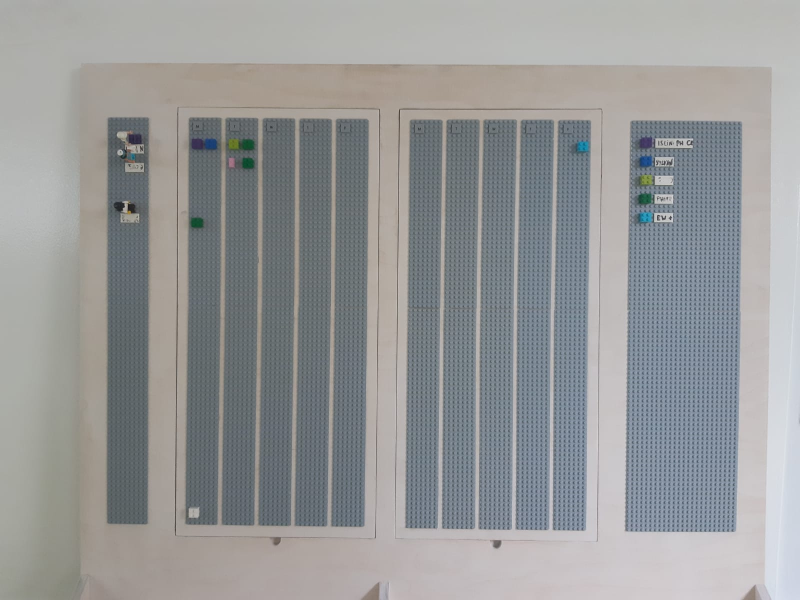
#> input picture testcal.jpeg, 1599 x 1200 px (shown at 1/2 size)
$ python -i gridsplitanddetect.py   (imports and definitions only)
#> lines starting #> are read from the running program, lines starting #| are printed output that depends on the picture; after the words box and inside, x2 and y2 are one past the last pixel; in counts of white or black regions, pixels touching at a corner belong together
### utlis.py
##### Utlis ######
### from computer vision zone ####

import cv2
import numpy as np

#from colormath.color_objects import sRGBColor, LabColor
#from colormath.color_conversions import convert_color
#from colormath.color_diff import delta_e_cie2000

## TO STACK ALL THE IMAGES IN ONE WINDOW
def stackImages(imgArray,scale,lables=[]):
    rows = len(imgArray)
    cols = len(imgArray[0])
    rowsAvailable = isinstance(imgArray[0], list)
    width = imgArray[0][0].shape[1]
    height = imgArray[0][0].shape[0]
    if rowsAvailable:
        for x in range ( 0, rows):
            for y in range(0, cols):
                imgArray[x][y] = cv2.resize(imgArray[x][y], (0, 0), None, scale, scale)
                if len(imgArray[x][y].shape) == 2: imgArray[x][y]= cv2.cvtColor( imgArray[x][y], cv2.COLOR_GRAY2BGR)
        imageBlank = np.zeros((height, width, 3), np.uint8)
        hor = [imageBlank]*rows
        hor_con = [imageBlank]*rows
        for x in range(0, rows):
            hor[x] = np.hstack(imgArray[x])
            hor_con[x] = np.concatenate(imgArray[x])
        ver = np.vstack(hor)
        ver_con = np.concatenate(hor)
    else:
        for x in range(0, rows):
            imgArray[x] = cv2.resize(imgArray[x], (0, 0), None, scale, scale)
            if len(imgArray[x].shape) == 2: imgArray[x] = cv2.cvtColor(imgArray[x], cv2.COLOR_GRAY2BGR)
        hor= np.hstack(imgArray)
        hor_con= np.concatenate(imgArray)
        ver = hor
    if len(lables) != 0:
        eachImgWidth= int(ver.shape[1] / cols)
        eachImgHeight = int(ver.shape[0] / rows)
        print(eachImgHeight)
        for d in range(0, rows):
            for c in range (0,cols):
                cv2.rectangle(ver,(c*eachImgWidth,eachImgHeight*d),(c*eachImgWidth+len(lables[d])*13+27,30+eachImgHeight*d),(255,255,255),cv2.FILLED)
                cv2.putText(ver,lables[d][c],(eachImgWidth*c+10,eachImgHeight*d+20),cv2.FONT_HERSHEY_COMPLEX,0.7,(255,0,255),2)
    return ver

# Reorder points for rectangles
def reorder(myPoints):

    myPoints = myPoints.reshape((4, 2))
    myPointsNew = np.zeros((4, 1, 2), dtype=np.int32)
    add = myPoints.sum(1)

    myPointsNew[0] = myPoints[np.argmin(add)]
    myPointsNew[3] = myPoints[np.argmax(add)]
    diff = np.diff(myPoints, axis=1)
    myPointsNew[1] = myPoints[np.argmin(diff)]
    myPointsNew[2] = myPoints[np.argmax(diff)]

    return myPointsNew

# Find largest contour
def biggestContour(contours):
    biggest = np.array([])
    max_area = 0
    for i in contours:
        area = cv2.contourArea(i)
        if area > 5000:
            peri = cv2.arcLength(i, True)
            approx = cv2.approxPolyDP(i, 0.02 * peri, True)
            if area > max_area and len(approx) == 4:
                biggest = approx
                max_area = area
    return biggest,max_area

def drawRectangle(img,biggest,thickness):
    cv2.line(img, (biggest[0][0][0], biggest[0][0][1]), (biggest[1][0][0], biggest[1][0][1]), (0, 255, 0), thickness)
    cv2.line(img, (biggest[0][0][0], biggest[0][0][1]), (biggest[2][0][0], biggest[2][0][1]), (0, 255, 0), thickness)
    cv2.line(img, (biggest[3][0][0], biggest[3][0][1]), (biggest[2][0][0], biggest[2][0][1]), (0, 255, 0), thickness)
    cv2.line(img, (biggest[3][0][0], biggest[3][0][1]), (biggest[1][0][0], biggest[1][0][1]), (0, 255, 0), thickness)

    return img

def nothing(x):
    pass

def initializeTrackbars(intialTrackbarVals=0):
    cv2.namedWindow("Trackbars")
    cv2.resizeWindow("Trackbars", 360, 240)
    cv2.createTrackbar("Threshold1", "Trackbars", 200, 255, nothing)
    cv2.createTrackbar("Threshold2", "Trackbars", 200, 255, nothing)

# [16 lines left out: functions valTrackbars, colordifference, not called in this run]


### gridsplitanddetect.py
#### Code to warp an image
### from computervisionzone

def gridsplitanddetect(pathImage):

#> called with pathImage = 'testcal.jpeg'
    import cv2
    import numpy as np

    import utlis as utlis


    ###############################################################

    heightImg = 1000
    widthImg  = 1000
    thres = 40,100
    ########################################################################

    utlis.initializeTrackbars()
    count=0

    if 0 ==0:


        img = cv2.imread(pathImage)
#> img is the input picture: shape (1200, 1599, 3); mean B, G, R 152.5, 151.8, 150.3
        img = cv2.resize(img, (widthImg, heightImg)) # RESIZE IMAGE
#> img: shape (1000, 1000, 3)
        imgBlank = np.zeros((heightImg,widthImg, 3), np.uint8) # CREATE A BLANK IMAGE FOR TESTING DEBUGING IF REQUIRED
        imgGray = cv2.cvtColor(img, cv2.COLOR_BGR2GRAY) # CONVERT IMAGE TO GRAY SCALE
        imgBlur = cv2.GaussianBlur(imgGray, (5, 5), 1) # ADD GAUSSIAN BLUR
        # thres=utlis.valTrackbars() # GET TRACK BAR VALUES FOR THRESHOLDS
        imgThreshold = cv2.Canny(imgBlur,thres[0],thres[1]) # APPLY CANNY BLUR
#> imgThreshold: shape (1000, 1000); 6.7% white in thin lines or dots, all inside (x1, y1, x2, y2) = (133, 104, 953, 1000)
        kernel = np.ones((5, 5))
        imgDial = cv2.dilate(imgThreshold, kernel, iterations=2) # APPLY DILATION
#> imgDial: shape (1000, 1000); 33.3% white; 22 white regions, largest, box (x1, y1, x2, y2) and area: (502, 194, 744, 889) 105541, (777, 196, 933, 891) 102013, (227, 191, 466, 883) 59043
        imgThreshold = cv2.erode(imgDial, kernel, iterations=1)  # APPLY EROSION
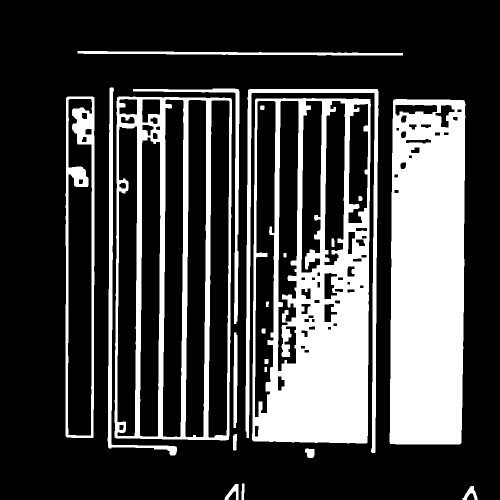
#> imgThreshold: shape (1000, 1000) (shown at 1/2 size); 26.6% white; 22 white regions

        ## FIND ALL COUNTOURS
        imgContours = img.copy() # COPY IMAGE FOR DISPLAY PURPOSES
        imgBigContour = img.copy() # COPY IMAGE FOR DISPLAY PURPOSES
        contours, hierarchy = cv2.findContours(imgThreshold, cv2.RETR_EXTERNAL, cv2.CHAIN_APPROX_SIMPLE) # FIND ALL CONTOURS
#> contours = 14 contours; largest, box (x1, y1, x2, y2) and area: (504, 196, 742, 887) 158076, (229, 193, 464, 881) 156285, (779, 198, 931, 889) 99376, (131, 193, 189, 876) 38120, (491, 178, 757, 906) 10862
        cv2.drawContours(imgContours, contours, -1, (0, 255, 0), 10) # DRAW ALL DETECTED CONTOURS
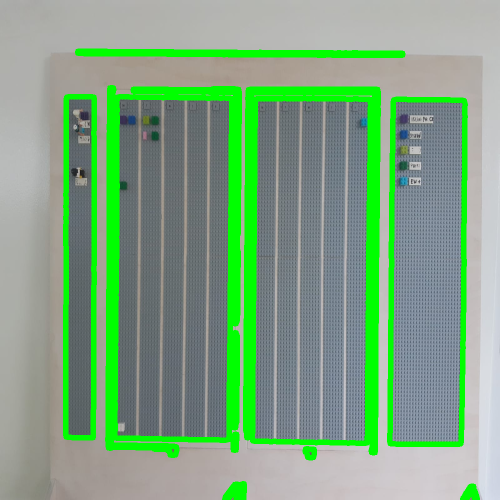
#> imgContours: shape (1000, 1000, 3) (shown at 1/2 size); mean B, G, R 130.3, 164.9, 127.1


        # FIND THE BIGGEST COUNTOUR
        # Sort the contours in terms of size
        sortedcontours = sorted(contours, key=cv2.contourArea, reverse=True)
#> sortedcontours has the same summary as contours
        peri = cv2.arcLength(sortedcontours[2], True)
#> peri = 1670.1
        approx = cv2.approxPolyDP(sortedcontours[2], 0.02 * peri, True)
#> approx = [[791, 198], [779, 884], [919, 888], [930, 207]]

        biggest, maxArea = utlis.biggestContour(contours) # FIND THE BIGGEST CONTOUR
#> the loop in biggestContour, `for i in contours:` made 14 passes
#> (area, peri, biggest, max_area) on passes 7 to 8: (99376, 1670.1, [[791, 198], [779, 884], [919, 888], [930, 207]], 99376), (158076.5, 1845.6, [[512, 197], [504, 879], [732, 886], [740, 199]], 158076.5)
#> after the loop in biggestContour, `for i in contours:`: max_area = 158076.5
#> biggest = [[512, 197], [504, 879], [732, 886], [740, 199]]; maxArea = 158076.5
        if biggest.size != 0:
            biggest=utlis.reorder(approx)
#> in reorder, `myPoints = myPoints.reshape((4, 2))`: myPoints = [[791, 198], [779, 884], [919, 888], [930, 207]]
#> in reorder, `add = myPoints.sum(1)`: add = [989, 1663, 1807, 1137]
#> in reorder, `diff = np.diff(myPoints, axis=1)`: diff = [-593, 105, -31, -723]
#> biggest = [[791, 198], [930, 207], [779, 884], [919, 888]]
            cv2.drawContours(imgBigContour, biggest, -1, (0, 255, 0), 20) # DRAW THE BIGGEST CONTOUR
#> imgBigContour: shape (1000, 1000, 3); mean B, G, R 152.2, 151.9, 150
            imgBigContour = utlis.drawRectangle(imgBigContour,biggest,2)
            pts1 = np.float32(biggest) # PREPARE POINTS FOR WARP
#> pts1 = [[791, 198], [930, 207], [779, 884], [919, 888]]
            pts2 = np.float32([[0, 0],[widthImg, 0], [0, heightImg],[widthImg, heightImg]]) # PREPARE POINTS FOR WARP
            matrix = cv2.getPerspectiveTransform(pts1, pts2)
#> matrix = [[6.86, 0.12, -5447.1], [-0.0912, 1.41, -206.8], [-5.12e-05, 8.36e-06, 1]]
            imgWarpColored = cv2.warpPerspective(img, matrix, (widthImg, heightImg))

            #REMOVE 20 PIXELS FORM EACH SIDE
            imgWarpColored=imgWarpColored[20:imgWarpColored.shape[0] - 20, 20:imgWarpColored.shape[1] - 20]
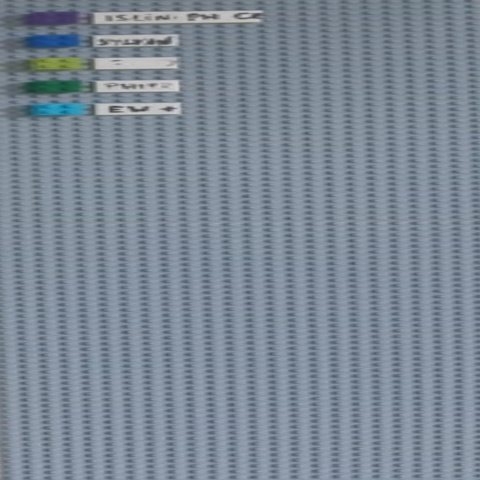
#> imgWarpColored: shape (960, 960, 3) (shown at 1/2 size); mean B, G, R 149.3, 135.9, 123.7
            imgWarpColored = cv2.resize(imgWarpColored,(widthImg,heightImg))
#> imgWarpColored: shape (1000, 1000, 3)

            for i in [0,1,2,3]:
                peri = cv2.arcLength(sortedcontours[i], True)
                approx = cv2.approxPolyDP(sortedcontours[i], 0.02 * peri, True)
                biggest=utlis.reorder(approx)
                cv2.drawContours(imgBigContour, biggest, -1, (0, 255, 0), 20) # DRAW THE BIGGEST CONTOUR
                imgBigContour = utlis.drawRectangle(imgBigContour,biggest,2)
                pts1 = np.float32(biggest) # PREPARE POINTS FOR WARP
                pts2 = np.float32([[0, 0],[widthImg, 0], [0, heightImg],[widthImg, heightImg]]) # PREPARE POINTS FOR WARP
                matrix = cv2.getPerspectiveTransform(pts1, pts2)
                imgWarpColored = cv2.warpPerspective(img, matrix, (widthImg, heightImg))
                imgWarpColored=imgWarpColored[20:imgWarpColored.shape[0] - 20, 20:imgWarpColored.shape[1] - 20]
                imgWarpColored = cv2.resize(imgWarpColored,(widthImg,heightImg))
                cv2.imwrite("Scanned/myImage"+str(i)+".jpg",imgWarpColored)
#> this loop made 4 passes
#> (peri, myPoints in reorder, add in reorder, diff in reorder, pts1) on passes 1 to 2: (1845.6, [[512, 197], [504, 879], [732, 886], [740, 199]], [709, 1383, 1618, 939], [-315, 375, 154, -541], [[512, 197], [740, 199], [504, 879], [732, 886]]), (1838.4, [[237, 193], [229, 874], [456, 879], [463, 199]], [430, 1103, 1335, 662], [-44, 645, 423, -264], [[237, 193], [463, 199], [229, 874], [456, 879]])
#> pass 1, in gridsplitanddetect, `imgWarpColored=imgWarpColored[20:imgWarpColored.shape[0] - 20, 20:imgW..`:
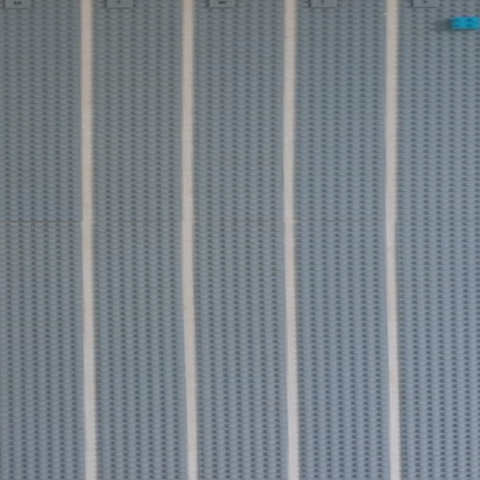
#> imgWarpColored: shape (960, 960, 3) (shown at 1/2 size); mean B, G, R 137.4, 129.7, 120.9
#> after the loop:
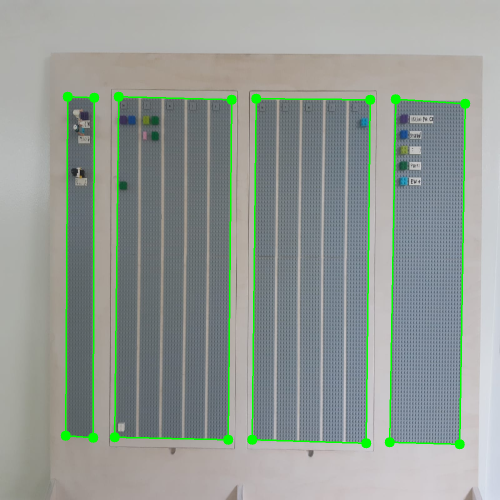
#> imgBigContour: shape (1000, 1000, 3) (shown at 1/2 size); mean B, G, R 148.6, 154.2, 146.4


            # APPLY ADAPTIVE THRESHOLD
            imgWarpGray = cv2.cvtColor(imgWarpColored,cv2.COLOR_BGR2GRAY)
#> imgWarpColored: shape (1000, 1000, 3)
            imgAdaptiveThre= cv2.adaptiveThreshold(imgWarpGray, 255, 1, 1, 7, 2)
#> imgAdaptiveThre: shape (1000, 1000); 5.6% white in thin lines or dots
            imgAdaptiveThre = cv2.bitwise_not(imgAdaptiveThre)
#> imgAdaptiveThre: shape (1000, 1000); 94.4% white; black in thin lines or dots
            imgAdaptiveThre=cv2.medianBlur(imgAdaptiveThre,3)
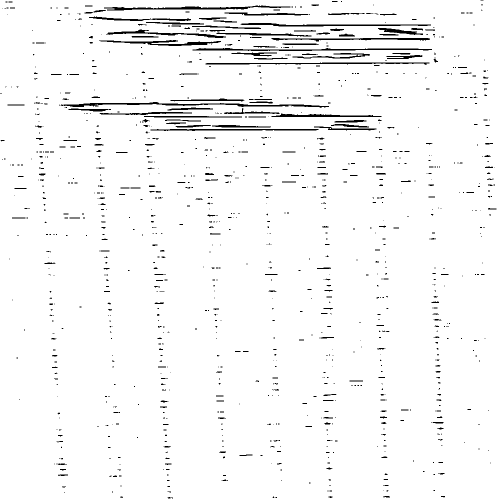
#> imgAdaptiveThre: shape (1000, 1000) (shown at 1/2 size); 96.6% white; 1114 black regions (866 under 20 px), largest, box (x1, y1, x2, y2) and area: (122, 204, 658, 216) 1829, (208, 11, 581, 21) 1457, (385, 96, 864, 102) 1435

            # Image Array for Display
            imageArray = ([img,imgGray,imgThreshold,imgContours],
                          [imgBigContour,imgWarpColored, imgWarpGray,imgAdaptiveThre])

        else:
            imageArray = ([img,imgGray,imgThreshold,imgContours],
                          [imgBlank, imgBlank, imgBlank, imgBlank])

        # LABELS FOR DISPLAY
        lables = [["Original","Gray","Threshold","Contours"],
                  ["Biggest Contour","Warp Prespective","Warp Gray","Adaptive Threshold"]]

        stackedImage = utlis.stackImages(imageArray,0.75,lables)
#> in stackImages, `rows = len(imgArray)`: rows = 2
#> in stackImages, `cols = len(imgArray[0])`: cols = 4
#> in stackImages, `rowsAvailable = isinstance(imgArray[0], list)`: rowsAvailable = True
#> in stackImages, `hor = [imageBlank]*rows`: hor = 2 items
#> in stackImages, `ver = np.vstack(hor)`:
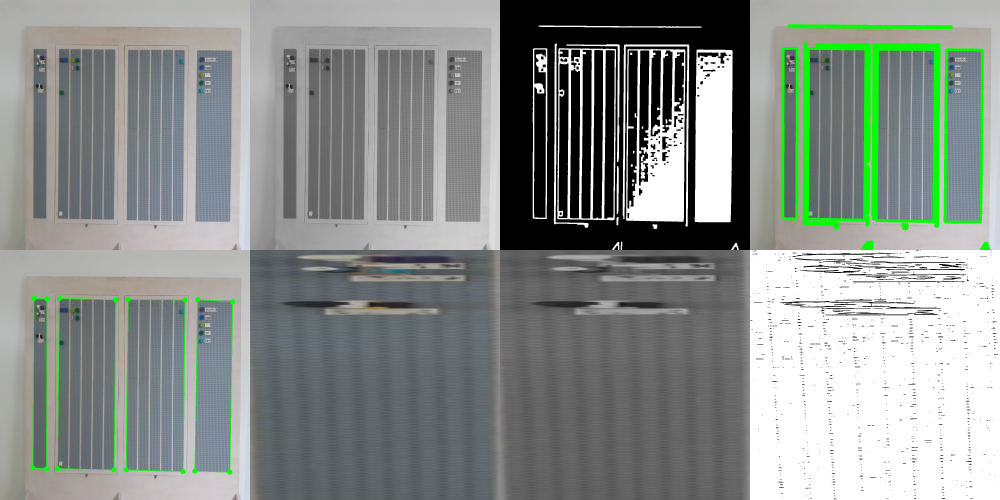
#> ver: shape (1500, 3000, 3) (shown at 1/3 size); mean of channels 0, 1, 2 138, 142.6, 135.9; drawn as B, G, R
#> in stackImages, `eachImgWidth= int(ver.shape[1] / cols)`: eachImgWidth = 750
#| 750
        #cv2.imshow("Result",stackedImage)

        # SAVE IMAGE WHEN 's' key is pressed
        if cv2.waitKey() & 0xFF == ord('s'):
#> (key Esc is pressed here)
            cv2.imwrite("Scanned/myImage"+str(count)+".jpg",imgWarpColored)
            cv2.rectangle(stackedImage, ((int(stackedImage.shape[1] / 2) - 230), int(stackedImage.shape[0] / 2) + 50),
                          (1100, 350), (0, 255, 0), cv2.FILLED)
            cv2.putText(stackedImage, "Scan Saved", (int(stackedImage.shape[1] / 2) - 200, int(stackedImage.shape[0] / 2)),
                        cv2.FONT_HERSHEY_DUPLEX, 3, (0, 0, 255), 5, cv2.LINE_AA)
            cv2.imshow('Result', stackedImage)
            cv2.waitKey()
            count += 1

>>> result = gridsplitanddetect('testcal.jpeg')

$ run again, on Calendar7.jpg
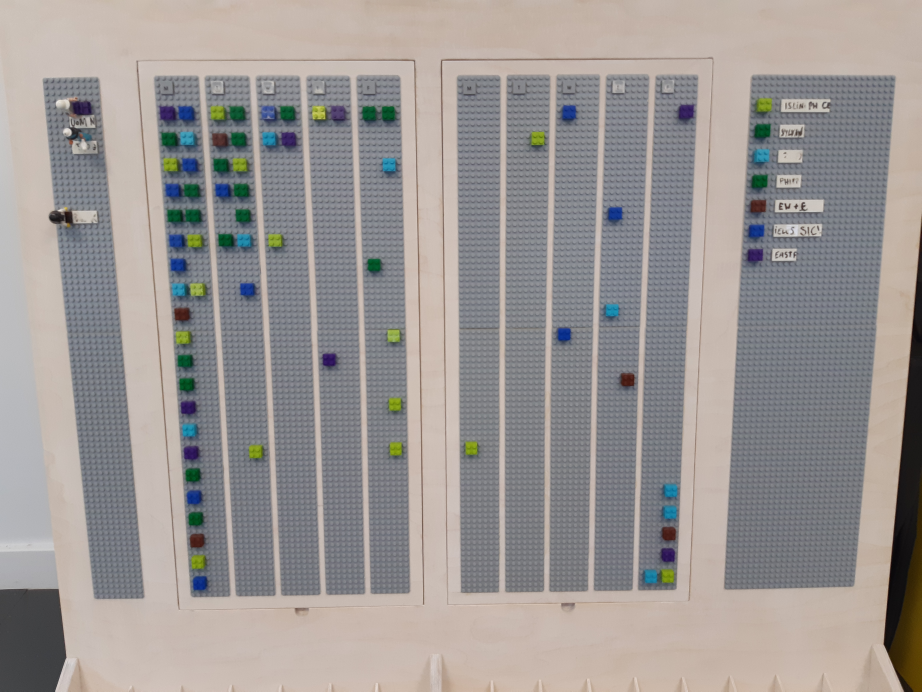
#> input picture Calendar7.jpg, 4608 x 3456 px (shown at 1/5 size)
#> in gridsplitanddetect, img is the input picture: shape (3456, 4608, 3); mean B, G, R 148.5, 150.2, 155.1
#> imgDial: shape (1000, 1000); 37.5% white; 21 white regions, largest, box (x1, y1, x2, y2) and area: (163, 104, 450, 868) 133430, (491, 103, 762, 863) 107623, (42, 107, 161, 871) 39418
#> in gridsplitanddetect, `imgThreshold = cv2.erode(imgDial, kernel, iterations=1)`:
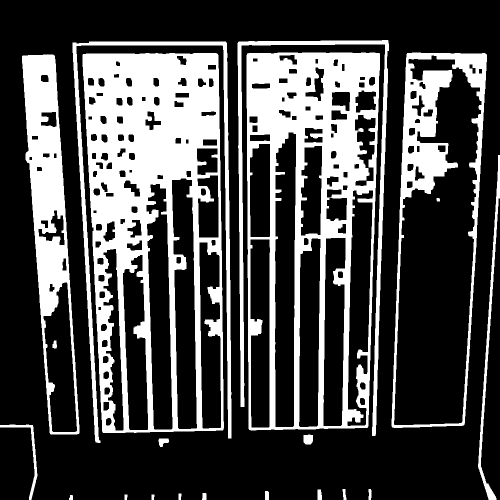
#> imgThreshold: shape (1000, 1000) (shown at 1/2 size); 29.2% white; 21 white regions
#> contours = 19 contours; largest, box (x1, y1, x2, y2) and area: (165, 106, 448, 866) 194249, (493, 105, 760, 861) 189528, (783, 105, 974, 856) 114966, (44, 109, 159, 869) 47828, (145, 83, 463, 886) 12733
#> imgContours: shape (1000, 1000, 3); mean B, G, R 122.3, 164.3, 125.9
#> sortedcontours has the same summary as contours
#> in gridsplitanddetect, `peri = cv2.arcLength(sortedcontours[2], True)`: peri = 1829.5
#> in gridsplitanddetect, `approx = cv2.approxPolyDP(sortedcontours[2], 0.02 * peri, True)`: approx = [[814, 106], [783, 852], [924, 851], [973, 109]]
#> the loop in biggestContour, `for i in contours:` made 19 passes
#> (area, peri, biggest, max_area) on passes 14 to 15: (47828, 1686.5, [[45, 111], [99, 865], [154, 868], [110, 118]], 47828), (194249, 2054, [[166, 108], [204, 862], [445, 860], [436, 110]], 194249)
#> after the loop in biggestContour, `for i in contours:`: max_area = 194249
#> in gridsplitanddetect, `biggest, maxArea = utlis.biggestContour(contours)`: biggest = [[166, 108], [204, 862], [445, 860], [436, 110]]; maxArea = 194249
#> myPoints = [[814, 106], [783, 852], [924, 851], [973, 109]]
#> add = [920, 1635, 1775, 1082]
#> diff = [-708, 69, -73, -864]
#> in gridsplitanddetect, `biggest=utlis.reorder(approx)`: biggest = [[814, 106], [973, 109], [783, 852], [924, 851]]
#> in gridsplitanddetect, `matrix = cv2.getPerspectiveTransform(pts1, pts2)`: matrix = [[6, 0.249, -4906.7], [-0.0215, 1.14, -103.1], [-3.06e-05, -0.000149, 1]]
#> the loop in gridsplitanddetect, `for i in [0,1,2,3]:` made 4 passes
#> (peri, myPoints in reorder, add in reorder, diff in reorder, pts1) on passes 1 to 2: (2054, [[166, 108], [204, 862], [445, 860], [436, 110]], [274, 1066, 1305, 546], [-58, 658, 415, -326], [[166, 108], [436, 110], [204, 862], [445, 860]]), (2025.4, [[497, 106], [497, 857], [734, 855], [759, 107]], [603, 1354, 1589, 866], [-391, 360, 121, -652], [[497, 106], [759, 107], [497, 857], [734, 855]])
#> rows = 2
#> cols = 4
#> rowsAvailable = True
#> hor = 2 items
#> in stackImages, `ver = np.vstack(hor)`:
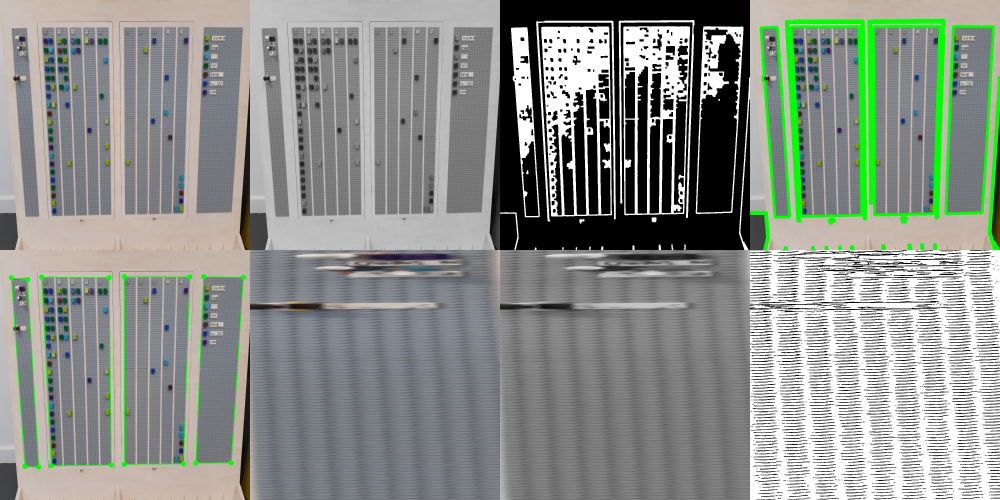
#> ver: shape (1500, 3000, 3) (shown at 1/3 size); mean of channels 0, 1, 2 137.5, 143.2, 138.4; drawn as B, G, R
#> eachImgWidth = 750
#| 750
